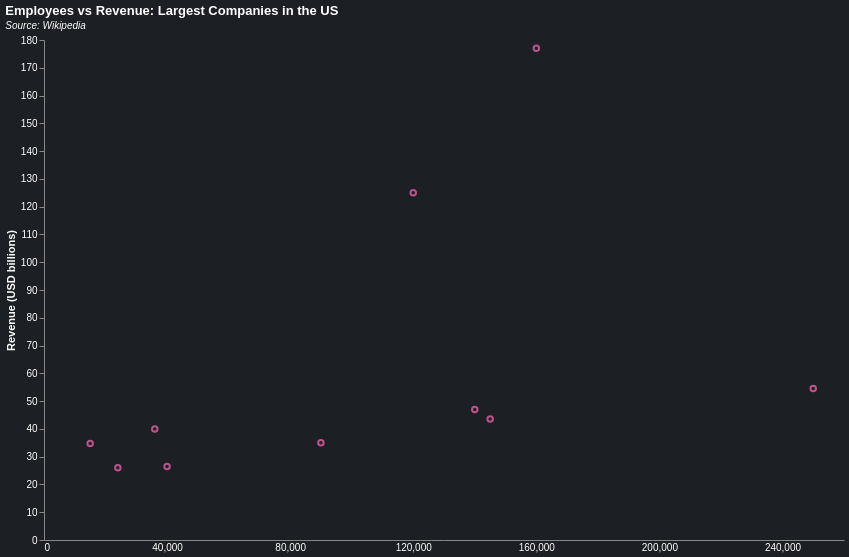

This figure's Vega-Lite source:
### Vega-Lite specification from a JSON file in a GitHub repository (floating-point values rounded to 4 significant figures)
{"$schema": "https://vega.github.io/schema/vega-lite/v5.json", "description": "", "title": {"text": "Employees vs Revenue: Largest Companies in the US", "subtitle": "Source: Wikipedia", "subtitleFontStyle": "italic", "subtitleFontSize": 10, "anchor": "start", "color": "white", "subtitleColor": "white"}, "width": 800, "height": 500, "background": "#1C1F24", "view": {"fill": "#1C1F24", "strokeOpacity": 0}, "data": {"values": [{"Name": "Cargill", "Employees": 160000, "Revenue": 177}, {"Name": "Koch Industries", "Employees": 120000, "Revenue": 125}, {"Name": "Publix Super Markets", "Employees": 250000, "Revenue": 54.5}, {"Name": "Mars, Incorporated", "Employees": 140000, "Revenue": 47}, {"Name": "H-E-B", "Employees": 145000, "Revenue": 43.6}, {"Name": "Reyes Holdings", "Employees": 36000, "Revenue": 40}, {"Name": "Enterprise Holdings", "Employees": 90000, "Revenue": 35}, {"Name": "C&S Wholesale Grocers", "Employees": 15000, "Revenue": 34.7}, {"Name": "Love's", "Employees": 40000, "Revenue": 26.5}, {"Name": "Southern Glazer's Wine and Spirits", "Employees": 24000, "Revenue": 26.0}]}, "mark": {"type": "point", "point": false, "interpolate": "monotone", "color": "hotpink", "tooltip": true}, "encoding": {"x": {"field": "Employees", "type": "quantitative", "title": "Number of Employees", "axis": {"title": null, "grid": false, "labelColor": "white", "labelSeparation": 20, "ticks": false}}, "y": {"field": "Revenue", "type": "quantitative", "title": "Revenue (USD billions)", "axis": {"grid": false, "labelColor": "white", "titleColor": "white"}}}}
